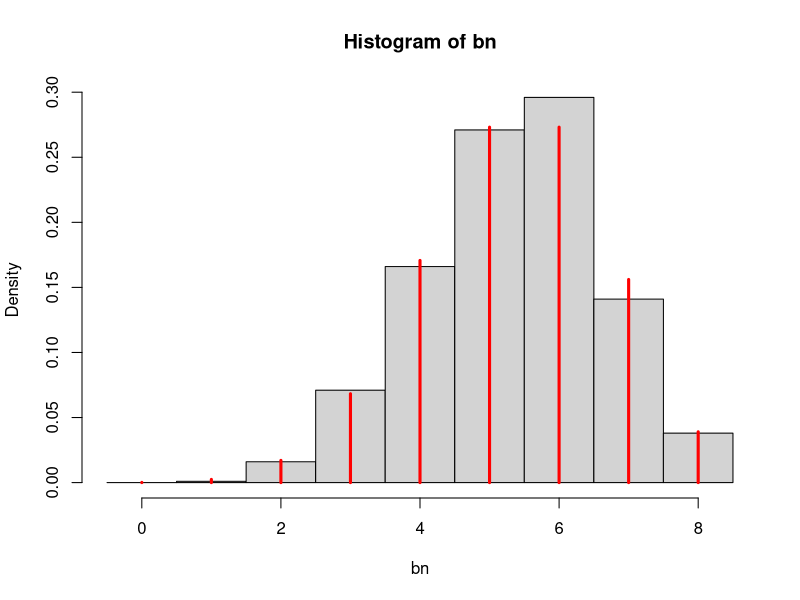
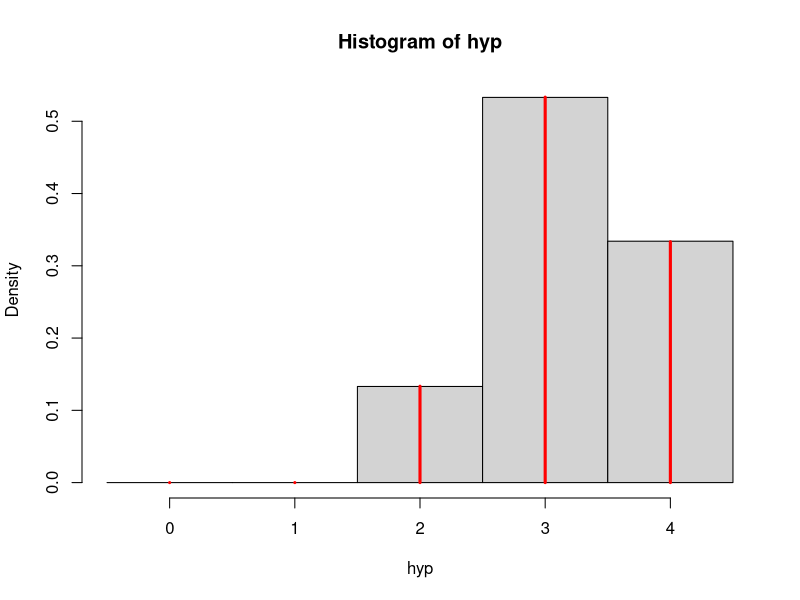
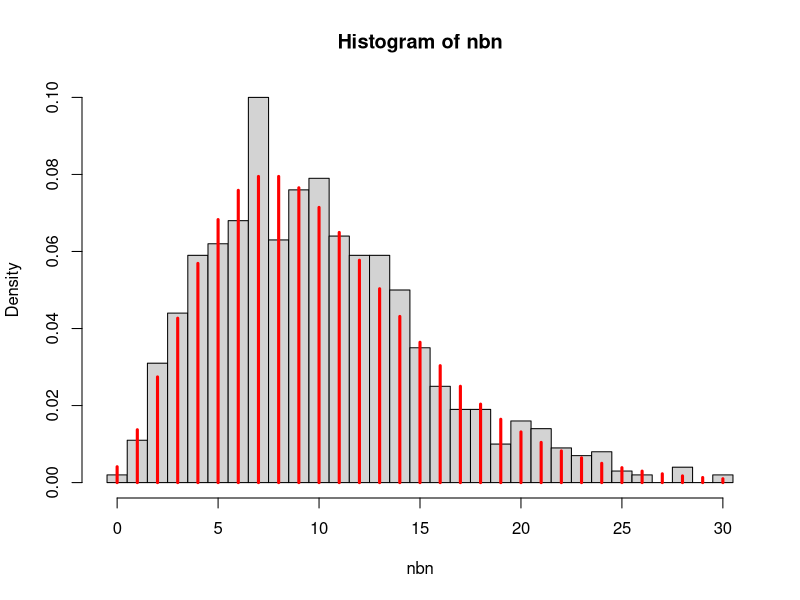
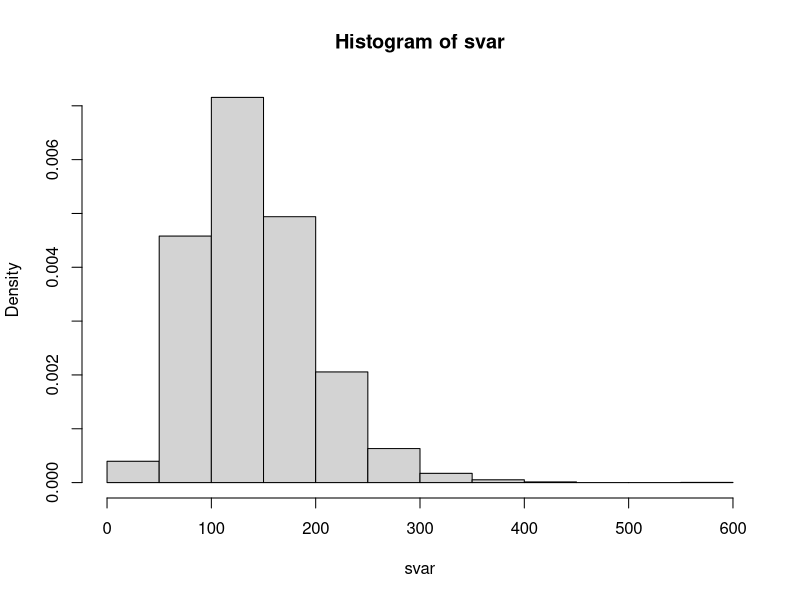
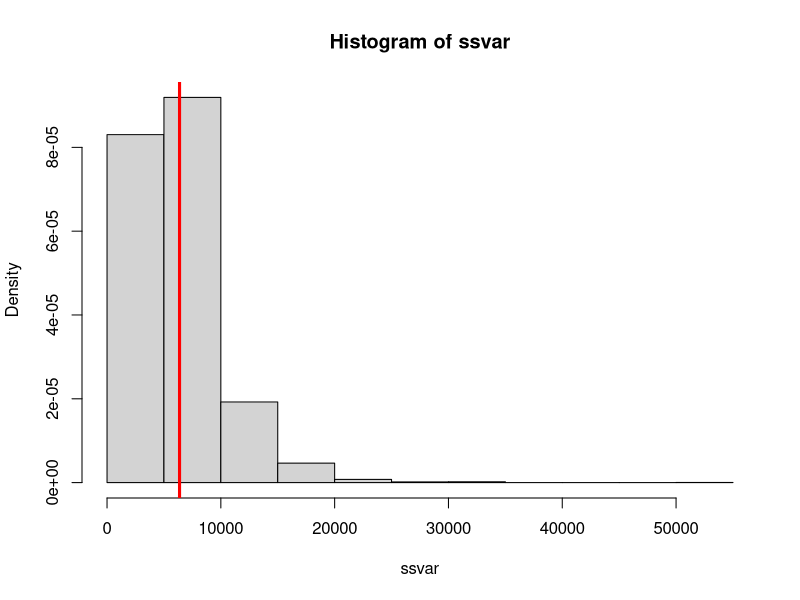
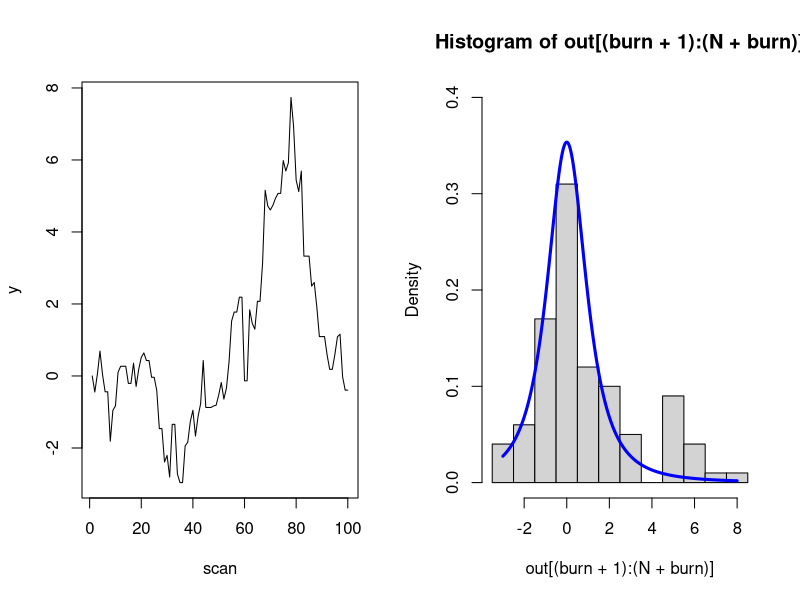
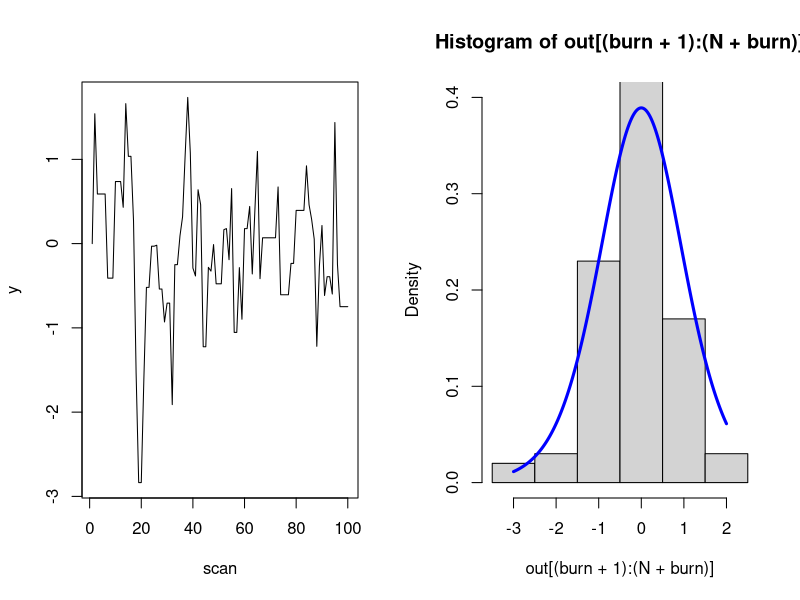
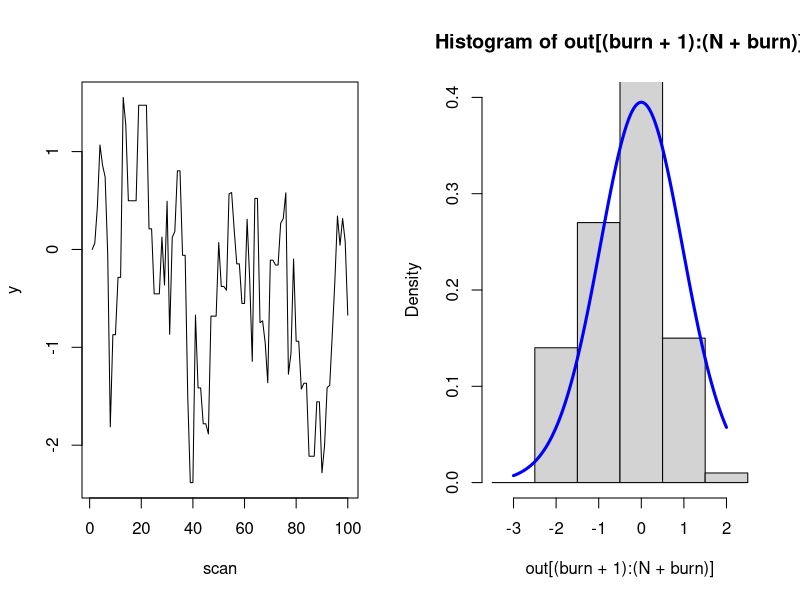

Write R code to recreate these figures, in order.
## ---- chunk 1
set.seed(1000)
binr <- function(n=1, p=.5, N=1000){
    ur <- runif(N)
    bn <- rep(n+1,N)
    x <- rep(0,n+1)
    for (i in 0:n){
        #x[i+1]<-pbinom(i,n,p,lower.tail = T)
        if (i == 0){
            x[i+1] <- choose(n,i)*p^i*(1-p)^(n-i)
        } else {
            x[i+1] <- x[i] + choose(n,i)*p^i*(1-p)^(n-i)
        }
    }
    for (i in 1:N){
        if (ur[i]<=x[1]){
            bn[i]=0
            next
        }
        for (j in 1:n){
            if (ur[i] > x[j] & ur[i]<=x[j+1]){
                bn[i]=j
                break 
            }
        }
    }
    max<-max(bn)
    min<-min(bn)
    mean <- mean(bn)
    var <- var(bn)
    bins = c(-0.5:(n+0.5))
    plot = hist(bn, breaks = bins, freq = F)
    y <- 0:n
    lines(x = y, y = dbinom(y,n,p), type = "h", col = "red", lwd = 3)
    return(list(max = max, min = min, bn = bn, hist = plot, mean = mean, var = var))
}
## ---- chunk 2
br <- binr(8,2/3,N = 1000)
## ---- chunk 3
c(br$mean, 8*2/3)
c(br$var, 8*2/3*(1-2/3))
## ---- chunk 4
set.seed(1000)
hyperr <- function(n=1, m=1, k=1, N=1000){
    ur <- runif(N)
    hyp <- rep(k+1,N)
    x <- rep(0,k+1)
    for (i in 0:k){
        #x[i+1]<-phyper(i,m,n-m,k,lower.tail = T)
        if (i == 0) {
            x[i+1] <- choose(m,i)*choose(n-m,k-i)/choose(n,k)
        } else {
            x[i+1] <- x[i] + choose(m,i)*choose(n-m,k-i)/choose(n,k)
        }
    }
    
    for (i in 1:N){
        if (ur[i]<=x[1]){
            hyp[i]=0
            next
        }
        for (j in 1:k){
            if (ur[i] > x[j] & ur[i]<=x[j+1]){
                hyp[i]=j
                break 
            }
        }
    }
    max<-max(hyp)
    min<-min(hyp)
    mean <- mean(hyp)
    var <- var(hyp)
    bins = c(-0.5:(k+0.5))
    plot = hist(hyp, breaks = bins, freq = F)
    y <- 0:k
    lines(x = y, y = dhyper(y,m,n-m,k), type = "h", col = "red", lwd = 3)
    return(list(max = max, min = min, hyp = hyp, hist = plot, mean = mean, var = var))
}
## ---- chunk 5
hyr <- hyperr(n = 10,m =  8,k =  4,N =  1000)
c(hyr$mean, 8*4/10)
c(hyr$var, 8*4/10*(10-4)*(10-8)/10/(10-1))
## ---- chunk 6
set.seed(1000)
nbinr <- function(n=1, p=.5, N=1000){
    ur <- runif(N)
    nbn <- rep(n+100,N)
    x <- rep(0,n+100)
    for (i in 0:(n+100)){
        x[i+1]<-pnbinom(q=i,size = n, prob = p,lower.tail = T)
    }
    
    for (i in 1:N){
        if (ur[i]<=x[1]){
            nbn[i]=0
            next
        }
        for (j in 1:(n+100)){
            if (ur[i] > x[j] & ur[i]<=x[j+1]){
                nbn[i]=j
                break 
            }
        }
    }
    max<-max(nbn)
    min<-min(nbn)
    mean <- mean(nbn)
    var <- var(nbn)
    bins = c(-0.5:(max(nbn)+0.5))
    plot = hist(nbn, breaks = bins, freq = F)
    y <- 0:max(nbn)
    lines(x = y, y = dnbinom(y,n,p), type = "h", col = "red", lwd = 3)
    return(list(max = max, min = min, nbn = nbn, hist = plot, mean = mean, var = var)) 
}
## ---- chunk 7
nr <- nbinr(5,1/3,1000)
c(nr$mean, 5*(1-1/3)/(1/3))
c(nr$var, 5*(1-1/3)/(1/3)^2)
## ---- chunk 8
data <- c(158,143,106,57,97,80,109,109,350,224,109,214,84)
mean <- mean(data)
mean
## ---- chunk 9
set.seed(1000)
svar <- rep(0,5000)
for ( i in 1:5000){
    poir <- rpois(13,lambda = mean)
    svar[i] <- var(poir) 
}
## ---- chunk 10
hist(svar, freq = F)
var <- var(data)
var
prob <- length(svar[svar>var])/5000
prob
## ---- chunk 11
r = mean^2/(var-mean)
r
pr = 1/(1+mean/r)
pr
## ---- chunk 12
set.seed(1000)
ssvar <- rep(0,5000)
for ( i in 1:5000){
    poir <- rnbinom(13, size =r,  prob = pr)
    ssvar[i] <- var(poir) 
}
hist(ssvar, freq = F)
abline(v = var, col = "red", lwd = 3)
prob2 <- length(ssvar[ssvar>var])/5000
prob2
## ---- chunk 13
set.seed(1000)
mcmct <- function(df, N, delta, burn){
    out <- rep(0,N+burn)
    acc <- 0
    
    ##density
    #pt
    
    ##starting value
    y <- 0
    out[1] <- y
    
    ##tuning parament
    delta <- 1
    
    ##mcmc
    for (i in 2:N+burn){
        y.star <- rnorm(1, mean = y, sd = 1*delta)
        r <- dt(y.star, df)/dt(y, df)
        rho <- min(r,1)
        
        if(runif(1) <= rho){
            y <- y.star
            acc <- acc + 1
        }
        out[i] <- y
    }
    par(mfrow=c(1,2))
    bins <- (floor(min(out[(burn+1):(N+burn)]))-0.5):(ceiling(max(out[(burn+1):(N+burn)])+0.5))
    plot1 <- plot(out[(burn+1):(N+burn)], type = "l", ylab = "y",xlab = "scan")
    plot2 <- hist(out[(burn+1):(N+burn)], breaks = bins, prob = T, ylim =c(0,0.4))
    y <- seq(floor(min(out[(burn+1):(N+burn)])), ceiling(max(out[(burn+1):(N+burn)])), by = 0.01)
    lines(y, dt(y, df), type = "l", col = "blue", lwd = 3)
    #lines(y, dnorm(y,0,1), type = "l", col = "red", lwd = 3)
    return(list(out = out[(burn+1):(N+burn)], plot = plot1, hist = plot2, acc = acc))
}

mc1 <- mcmct(2, 100, 0.1, 100)
mc2 <- mcmct(10, 100, 0.1, 100)
mc3 <- mcmct(25, 100, 0.1, 100)
## ---- chunk 14
set.seed(1000)
art <- function(df, N){
    x <- seq(0,1,by = 0.001)
    M <- max(dt(x,df = df)/dcauchy(x,0,1))
    y <- NULL
    for (i in 1:N){
        u <- runif(1,0,1)
        v <- rcauchy(1,0,1)
        if (u*M*dcauchy(v)<dt(v,df = df)){
            y.i <- v
            y <- c(y,y.i)
        }
    }
    par(mfrow = c(1,1))
    num <- length(y)
    bins <- (floor(min(y))-0.5):(ceiling(max(y))+0.5)
    plot <- hist(y, breaks = bins, prob = T, ylim =c(0,0.4))
    z <- seq(floor(min(y)), ceiling(max(y)), by = 0.01)
    lines(z, dt(z, df), type = "l", col = "blue", lwd = 3)
    return(list(out = y, num = num, plot = plot))
}
## ---- chunk 15
ar1 <- art(2,100)
ar2 <- art(10,100)
ar3 <- art(25,100)
c(ar1$num, ar2$num, ar3$num)
## ---- chunk 16
set.seed(1000)
transt <- function(df ,N){
    out <- rep(0,N)
    for (i in 1:N){
        v <- rnorm(1,0,1)
        zsqr <- rep(0,df)
        for (j in 1:df){
            z <- rnorm(1,0,1)
            zsqr[j] <- z^2
        }
        out[i] <- v/sqrt(sum(zsqr)/df)
    }
    par(mfrow=c(1,1))
    bins <- (floor(min(out))-0.5):(ceiling(max(out))+0.5)
    plot <- hist(out, breaks = bins, prob = T, ylim = c(0,0.4))
    x <- seq(floor(min(out)), ceiling(max(out)), by = 0.01)
    lines(x, dt(x, df), type = "l", col = "blue", lwd = 3)
    return(list(out = out, plot = plot))
}
## ---- chunk 17
trans1 <- transt(2,100)
trans2 <- transt(10,100)
trans3 <- transt(25,100)
